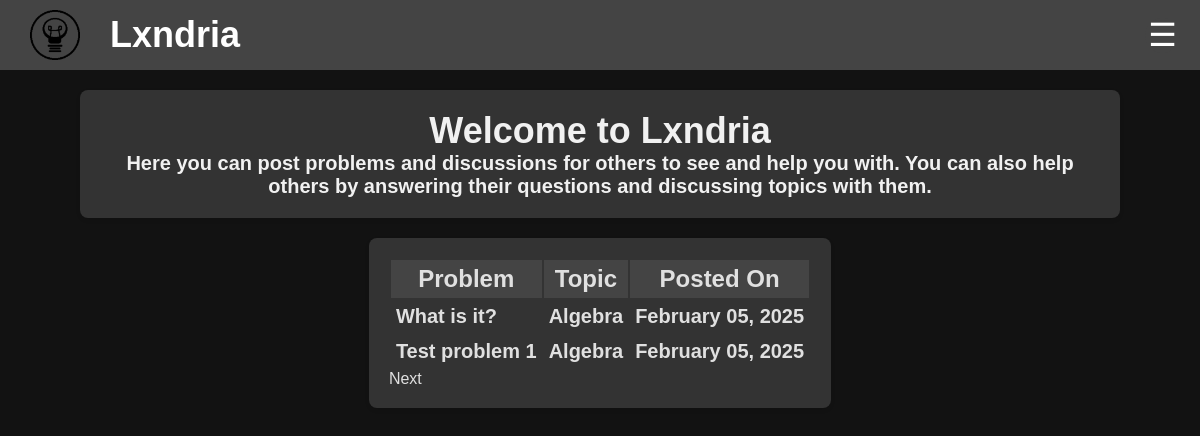
The page / on the database its author committed.
### app/models.py (models this page shows, shortened)
class Problem(db.Model):
    __tablename__ = "problem"
    __table_args__ = {"extend_existing": True}
    id = db.Column(db.Integer, primary_key=True, autoincrement=True)
    title = db.Column(db.String(100), nullable=False)
    topic = db.Column(db.String(30), nullable=False)
    attempts = db.Column(db.Integer, default=0)
    solved = db.Column(db.Integer, default=0)
    created_at = db.Column(db.DateTime, default=datetime.utcnow)
    updated_at = db.Column(db.DateTime, onupdate=datetime.utcnow)
    author = db.Column(db.String(80), db.ForeignKey('user.username'))
    user = db.relationship('User', backref=db.backref('problems', cascade="all, delete-orphan"))
    content = db.Column(db.Text, nullable=False)
    encrypted_answer = db.Column(db.Text, nullable=False)
    __table_args__ = (
        CheckConstraint("topic IN ('Algebra', 'Geometry', 'Number Theory', 'Calculus', 'Logic', 'Classical Mechanics', 'Electricity and Magnetism', 'Computer Science', 'Quantitative Finance', 'Chemistry', 'Probability')", name="valid_topic_check"),
    )
    def __repr__(self):
        return f"<Problem {self.title}>"
    '''@property
    def content(self):
        path = os.getenv('UPLOAD_FOLDER')+f"/{self.author}/Problems/{self.id}.txt"
        with open(path, 'r') as file:
            content = file.read()
        for line in content.split("\n"):
            if "<<Answer: " in line:
                return content.replace(line, "")
    '''
    '''@property
    def encrypted_answer(self):
        path = os.getenv('UPLOAD_FOLDER')+f"/{self.author}/Problems/{self.id}.txt"
        with open(path, 'r') as file:
            content = file.read()
        for line in content.split("\n"):
            if "<<Answer: " in line:
                return line.replace("<<Answer: ", "").replace(">>", "")
    '''

### app/routes/main.py (the view)
@main_bp.route('/')
def index():
    pageNumber = request.args.get('page', default=0, type=int)
    rows = request.args.get('rows', default=10, type=int)
    all_problems = Problem.query.all()
    print(all_problems)
    return render_template('index.html', problems=all_problems, page=pageNumber, row_per_page=rows)

### app/templates/index.html (shortened to what this page needs)
<!DOCTYPE html>
<html>
<head>
  <link rel="stylesheet" href="{{url_for('static', filename='css/banner.css')}}">
  <link rel="stylesheet" href="{{url_for('static', filename='css/homepage.css')}}">
</head>
<header class="banner">
  <div class="logo-container">
    <img src="{{url_for('static', filename='Images/logo.png')}}" alt="Logo" class="logo">
    <span class="site-name"><a href="/">Lxndria</span></div></a>
    <div class="menu-container">
      <button class="menu-button" onclick="toggleMenu()">☰</button>
  </div>
</header>
<body>
   <div class="intro">
        <h1>Welcome to Lxndria</h1>
        <p>Here you can post problems and discussions for others to see and help you with. You can also help others by answering their questions and discussing topics with them.</p>
  </div>
  <div class="table">
    <table>
      <tr>
        <th>Problem</th>
        <th>Topic</th>
        <th>Posted On</th>
      </tr>
      {% for index in range(page*row_per_page, (page+1)*row_per_page) %}
      {% if index >= problems|length %}
        {% set stop=true %}
      {% else %}
        {% set problem = problems[index] %}
      <tr>
        <td><a href="/problem/{{problem.id}}">{{problem.title}}</a></td>
        <td>{{problem.topic}}</td>
        <td>{{problem.created_at.strftime('%B %d, %Y')}}</td>
      </tr>
      {% endif %}
      {% endfor %}
    </table>
    <div class="pagination">
      {% if not stop %}
        <a href="/?page={{page+1}}">Next</a>
      {% endif %}
  </div>
</body>
</html>

### app/static/css/banner.css (style rules this page uses)
body, h1, p { margin: 0; padding: 0; text-decoration: none; color: inherit; font-family: Arial, sans-serif; box-sizing: border-box; background-color: #121212; color: #f1f1f1; ; }
a { text-decoration: none; color: inherit; }
.banner { display: flex; justify-content: space-between; align-items: center; padding: 10px 10px; background-color: #444; color: white; position: sticky; top: 0; z-index: 1000; }
.logo-container { display: flex; align-items: center; }
.logo { width: 50px; height: 50px; margin-left: 20px; margin-right: 30px; }
.site-name { font-size: 2.25rem; font-family: 'Gill Sans', 'Gill Sans MT', Calibri, 'Trebuchet MS', sans-serif; font-weight: bold; }
.menu-container { position: relative; display: inline-block; }
.menu-button { padding: 15px; margin-right: 10px; background-color: #444; color: white; border: none; cursor: pointer; border-radius: 50%; width: 35px; height: 35px; text-align: center; font-size: 2rem; line-height: 1; display: flex; justify-content: center; align-items: center; }

### app/static/css/homepage.css (style rules this page uses)
.intro { max-width: 1000px; margin: 20px auto; padding: 20px; background-color: #333; box-shadow: 0 2px 4px rgba(0, 0, 0, 0.1); border-radius: 8px; color: #e0e0e0; }
.intro h1 { font-size: 2.25rem; font-family: 'Gill Sans', 'Gill Sans MT', Calibri, 'Trebuchet MS', sans-serif; font-weight: bold; text-align: center; background-color: #333; }
.intro p { font-size: 1.25rem; font-family: 'Gill Sans', 'Gill Sans MT', Calibri, 'Trebuchet MS', sans-serif; font-weight: bold; text-align: center; background-color: #333; }
.table { display: table; max-width: 750px; margin: 20px auto; padding: 20px; background-color: #333; box-shadow: 0 2px 4px rgba(0, 0, 0, 0.1); border-radius: 8px; color: #e0e0e0; flex-direction: column; }
.table th { font-size: 1.5rem; padding: 5px; font-family: 'Gill Sans', 'Gill Sans MT', Calibri, 'Trebuchet MS', sans-serif; font-weight: bold; }
.table tr { display: table-row; padding: 5px; border-bottom: 1px solid #e0e0e0; justify-content: space-between; }
.table tr:first-child { background-color: #444; }
.table tr:last-child { border-bottom: none; }
.table td { width :x 250px; font-size: 1.25rem; padding: 5px; font-family: 'Gill Sans', 'Gill Sans MT', Calibri, 'Trebuchet MS', sans-serif; font-weight: bold; }

### rows shown on the page
Problem: title "What is it?", topic "Algebra", created_at "February 05, 2025"
Problem: title "Test problem 1", topic "Algebra", created_at "February 05, 2025"
